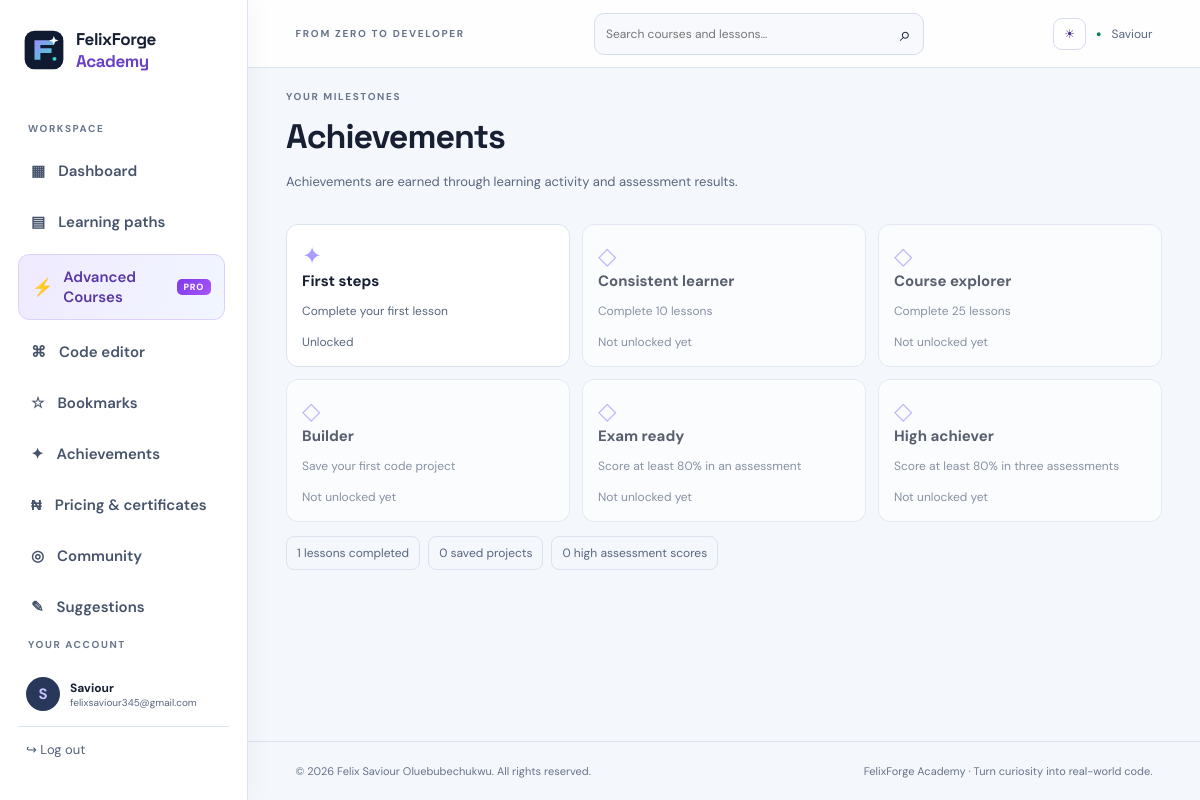
The page /achievements (signed in) on the database its author committed.
### app.py (models this page shows, shortened)
class User(UserMixin, db.Model):
    id = db.Column(db.Integer, primary_key=True)
    username = db.Column(db.String(32), unique=True, nullable=False)
    email = db.Column(db.String(254), unique=True, nullable=False)
    password_hash = db.Column(db.String(255), nullable=False)
    created_at = db.Column(db.DateTime, default=datetime.utcnow)
    projects = db.relationship('Project', backref='owner', cascade='all, delete-orphan')
    progress = db.relationship('Progress', backref='learner', cascade='all, delete-orphan')
    quiz_results = db.relationship('QuizResult', back_populates='learner', cascade='all, delete-orphan')

### app.py (the view)
@app.route('/achievements')
@login_required
def achievements():
    completed=Progress.query.filter_by(user_id=current_user.id).count(); projects=Project.query.filter_by(user_id=current_user.id).count(); attempts=QuizResult.query.filter_by(user_id=current_user.id).all()
    high_scores=sum(1 for r in attempts if r.total and r.score/r.total>=.8)
    badges=[('First steps','Complete your first lesson',completed>=1),('Consistent learner','Complete 10 lessons',completed>=10),('Course explorer','Complete 25 lessons',completed>=25),('Builder','Save your first code project',projects>=1),('Exam ready','Score at least 80% in an assessment',high_scores>=1),('High achiever','Score at least 80% in three assessments',high_scores>=3)]
    return render_template('achievements.html',badges=badges,completed=completed,projects=projects,high_scores=high_scores)

### app.py (called while the page is built)
@login_manager.user_loader
def load_user(user_id): return db.session.get(User, int(user_id))

@app.before_request
def record_daily_activity():
    if current_user.is_authenticated and request.endpoint not in {'static', 'logout'}:
        today = datetime.utcnow().date()
        activity = UserActivity.query.filter_by(user_id=current_user.id, activity_date=today).first()
        if activity is None:
            db.session.add(UserActivity(user_id=current_user.id, activity_date=today, last_seen_at=datetime.utcnow()))
        try:
            db.session.commit()
        except Exception:
            db.session.rollback()
            app.logger.exception('Could not record learner activity')

### templates/achievements.html
{% extends 'base.html' %}{% block title %}Achievements — FelixForge Academy{% endblock %}{% block content %}<div class="page-heading"><div><div class="eyebrow">YOUR MILESTONES</div><h1>Achievements</h1><p>Achievements are earned through learning activity and assessment results.</p></div></div><div class="achievement-grid">{% for name,description,earned in badges %}<div class="achievement-card {% if earned %}earned{% endif %}"><div class="achievement-icon">{% if earned %}✦{% else %}◇{% endif %}</div><b>{{ name }}</b><p>{{ description }}</p><span>{{ 'Unlocked' if earned else 'Not unlocked yet' }}</span></div>{% endfor %}</div><div class="quick-links"><span>{{ completed }} lessons completed</span><span>{{ projects }} saved projects</span><span>{{ high_scores }} high assessment scores</span></div>{% endblock %}

### templates/base.html (shortened to what this page needs)
<!doctype html>
<html lang="en">
<head>
<link rel="stylesheet" href="{{ url_for('static',filename='style.css') }}">
</head>
<body>
<div class="shell">
<aside class="sidebar">
<a class="brand" href="{{ url_for('home') }}" aria-label="FelixForge Academy home"><img class="brand-logo" src="{{ url_for('static', filename='felixforge-logo.svg') }}" alt=""><span>FelixForge <span class="brand-muted">Academy</span></span></a>
<div class="side-label">WORKSPACE</div>
<nav>
<a href="{{ url_for('dashboard') }}" class="nav-link {% if request.endpoint=='dashboard' %}active{% endif %}">▦ <span>Dashboard</span></a>
<a href="{{ url_for('courses') }}" class="nav-link ">▤ <span>Learning paths</span></a>
<a href="{{ url_for('advanced_courses') }}" class="nav-link advanced-nav-link {% if advanced_nav_active %}active{% endif %}"><strong class="advanced-icon">⚡</strong><span>Advanced Courses</span><span class="advanced-badge">PRO</span></a>
<a href="{{ url_for('editor') }}" class="nav-link {% if request.endpoint=='editor' %}active{% endif %}">⌘ <span>Code editor</span></a>
<a href="{{ url_for('bookmarks') }}" class="nav-link">☆ <span>Bookmarks</span></a>
<a href="{{ url_for('achievements') }}" class="nav-link">✦ <span>Achievements</span></a>
<a href="{{ url_for('monetization_plan') }}" class="nav-link {% if request.endpoint=='monetization_plan' %}active{% endif %}">₦ <span>Pricing & certificates</span></a>
<a href="{{ url_for('community') }}" class="nav-link">◎ <span>Community</span></a>
<a href="{{ url_for('suggestions') }}" class="nav-link {% if request.endpoint=='suggestions' %}active{% endif %}">✎ <span>Suggestions</span></a>
<a href="{{ url_for('portfolio') }}" class="nav-link">▣ <span>Portfolio</span></a>
</nav>
<div class="side-bottom"><div class="side-label">YOUR ACCOUNT</div>
<div class="user-mini"><div class="avatar">{{ (current_user.username[0] if current_user.is_authenticated else 'F')|upper }}</div><div><b>{{ current_user.username if current_user.is_authenticated else 'Guest learner' }}</b><small>{{ current_user.email if current_user.is_authenticated else 'Start learning today' }}</small></div></div>
{% if current_user.is_authenticated %}<form method="post" action="{{ url_for('logout') }}"><input type="hidden" name="csrf_token" value="{{ csrf_token() }}"><button class="logout-link">↪ Log out</button></form>{% else %}<a class="logout-link" href="{{ url_for('login') }}">↪ Log in</a>{% endif %}
</div>
</aside>
<main class="main">
<header class="topbar"><div class="crumb">FROM ZERO TO DEVELOPER</div>
<form class="global-search" action="{{ url_for('search') }}" method="get"><input name="q" type="search" placeholder="Search courses and lessons…" aria-label="Search courses and lessons"><button aria-label="Search">⌕</button></form>
<div class="top-actions"><button type="button" class="theme-toggle" id="themeToggle" aria-label="Toggle colour theme" aria-pressed="false">◐</button>
{% if current_user.is_authenticated %}<span class="online-dot">●</span><span class="top-user"><a href="{{ url_for('profile') }}">{{ current_user.username }}</a></span>{% else %}<a class="button button-small" href="{{ url_for('login') }}">Log in</a>{% endif %}</div>
</header>
<section class="page">{% block content %}{% endblock %}</section>
<footer>© {{ year }} Felix Saviour Oluebubechukwu. All rights reserved. <span>FelixForge Academy · Turn curiosity into real-world code.</span></footer>
</main></div>
</body></html>

### rows shown on the page
User: username "S", username "Saviour", email "felixsaviour345@gmail.com"

### other values the page prints
{{ name }} "First steps" "Consistent learner" "Course explorer" "Builder" "Exam ready" "High achiever"
{{ description }} "Complete your first lesson" "Complete 10 lessons" "Complete 25 lessons" "Save your first code project" "Score at least 80% in an assessment" "Score at least 80% in three assessments"
{{ 'Unlocked' if earned else 'Not unlocked yet' }} "Unlocked" "Not unlocked yet" "Not unlocked yet" "Not unlocked yet" "Not unlocked yet" "Not unlocked yet"
{{ completed }} "1"
{{ projects }} "0"
{{ high_scores }} "0"
